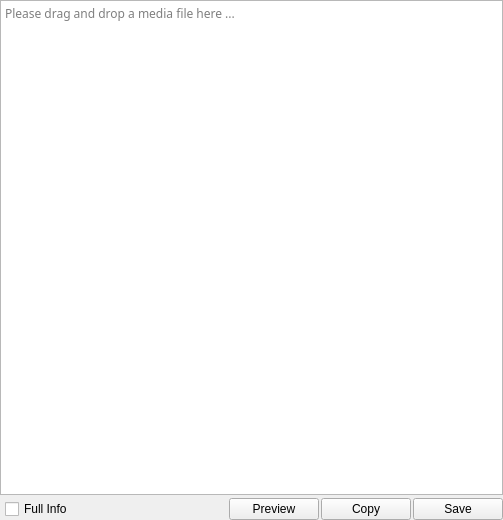
<?xml version="1.0" encoding="UTF-8"?>
<ui version="4.0">
 <class>MediaInfoDialog</class>
 <widget class="QWidget" name="MediaInfoDialog">
  <property name="geometry">
   <rect>
    <x>0</x>
    <y>0</y>
    <width>503</width>
    <height>520</height>
   </rect>
  </property>
  <property name="acceptDrops">
   <bool>true</bool>
  </property>
  <property name="windowTitle">
   <string>MediaInfo</string>
  </property>
  <layout class="QVBoxLayout" name="verticalLayout">
   <property name="spacing">
    <number>3</number>
   </property>
   <property name="leftMargin">
    <number>0</number>
   </property>
   <property name="topMargin">
    <number>0</number>
   </property>
   <property name="rightMargin">
    <number>0</number>
   </property>
   <property name="bottomMargin">
    <number>0</number>
   </property>
   <item>
    <widget class="QTextEdit" name="editMediaInfo">
     <property name="font">
      <font>
       <family>Source Code Pro</family>
       <pointsize>9</pointsize>
      </font>
     </property>
     <property name="acceptDrops">
      <bool>false</bool>
     </property>
     <property name="readOnly">
      <bool>true</bool>
     </property>
     <property name="html">
      <string>&lt;!DOCTYPE HTML PUBLIC &quot;-//W3C//DTD HTML 4.0//EN&quot; &quot;http://www.w3.org/TR/REC-html40/strict.dtd&quot;&gt;
&lt;html&gt;&lt;head&gt;&lt;meta name=&quot;qrichtext&quot; content=&quot;1&quot; /&gt;&lt;style type=&quot;text/css&quot;&gt;
p, li { white-space: pre-wrap; }
&lt;/style&gt;&lt;/head&gt;&lt;body style=&quot; font-family:'Source Code Pro'; font-size:9pt; font-weight:400; font-style:normal;&quot;&gt;
&lt;p style=&quot;-qt-paragraph-type:empty; margin-top:0px; margin-bottom:0px; margin-left:0px; margin-right:0px; -qt-block-indent:0; text-indent:0px; font-family:'ＭＳ ゴシック';&quot;&gt;&lt;br /&gt;&lt;/p&gt;&lt;/body&gt;&lt;/html&gt;</string>
     </property>
     <property name="placeholderText">
      <string>Please drag and drop a media file here ...</string>
     </property>
    </widget>
   </item>
   <item>
    <layout class="QHBoxLayout" name="horizontalLayout_4">
     <property name="spacing">
      <number>2</number>
     </property>
     <property name="leftMargin">
      <number>5</number>
     </property>
     <item>
      <widget class="QCheckBox" name="checkBoxMediaInfoFull">
       <property name="text">
        <string>Full Info</string>
       </property>
      </widget>
     </item>
     <item>
      <spacer name="horizontalSpacer_4">
       <property name="orientation">
        <enum>Qt::Horizontal</enum>
       </property>
       <property name="sizeHint" stdset="0">
        <size>
         <width>40</width>
         <height>20</height>
        </size>
       </property>
      </spacer>
     </item>
     <item>
      <widget class="QPushButton" name="buttonMediaInfoPreview">
       <property name="minimumSize">
        <size>
         <width>90</width>
         <height>0</height>
        </size>
       </property>
       <property name="text">
        <string>Preview</string>
       </property>
       <property name="icon">
        <iconset resource="../res/resources.qrc">
         <normaloff>:/buttons/film.png</normaloff>:/buttons/film.png</iconset>
       </property>
      </widget>
     </item>
     <item>
      <widget class="QPushButton" name="buttonMediaInfoCopy">
       <property name="minimumSize">
        <size>
         <width>90</width>
         <height>0</height>
        </size>
       </property>
       <property name="text">
        <string>Copy</string>
       </property>
       <property name="icon">
        <iconset resource="../res/resources.qrc">
         <normaloff>:/buttons/page_paste.png</normaloff>:/buttons/page_paste.png</iconset>
       </property>
      </widget>
     </item>
     <item>
      <widget class="QPushButton" name="buttonMediaInfoSave">
       <property name="minimumSize">
        <size>
         <width>90</width>
         <height>0</height>
        </size>
       </property>
       <property name="text">
        <string>Save</string>
       </property>
       <property name="icon">
        <iconset resource="../res/resources.qrc">
         <normaloff>:/buttons/disk.png</normaloff>:/buttons/disk.png</iconset>
       </property>
      </widget>
     </item>
    </layout>
   </item>
  </layout>
 </widget>
 <resources>
  <include location="../res/resources.qrc"/>
 </resources>
 <connections/>
</ui>
